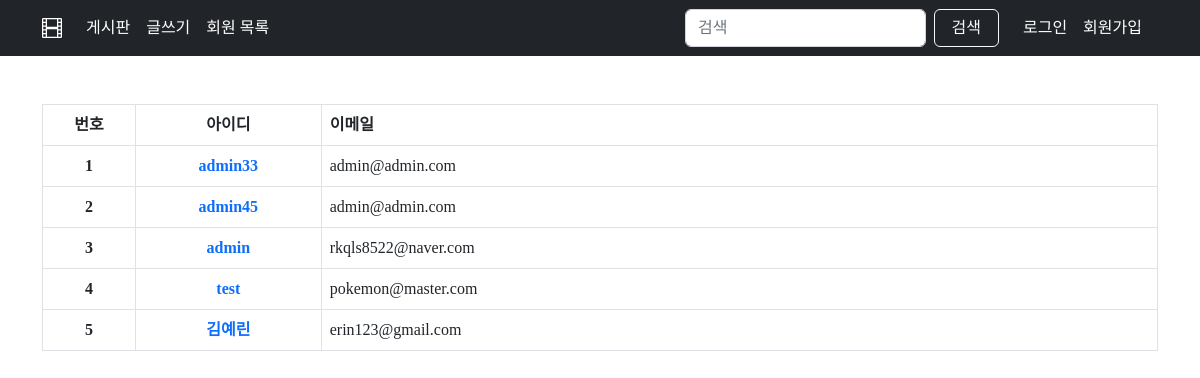
Screenshot of /accounts/ with the database file from the repository.
### apps/accounts/models.py (models this page shows, shortened)
class User(AbstractUser):
    followings = models.ManyToManyField("self", symmetrical=False, related_name="followers")

### apps/accounts/views.py (the view)
# urls.py: path("", views.user_list, name="user-list"),
def user_list(request):
    users = get_user_model().objects.order_by("-id")
    context = {
        "users": users,
    }
    return render(request, "accounts/user-list.html", context)

### apps/accounts/templates/accounts/user-list.html
{% extends 'base.html' %} {% block content %}
<div class="container mt-5">
    <table class="table table-bordered">
        <thead>
            <tr>
                <th class="col-1 text-center">번호</th>
                <th class="col-2 text-center">아이디</th>
                <th class="col-9">이메일</th>
            </tr>
        </thead>
        <tbody>
            {% for user in users %}
            <tr>
                <th class="text-center">{{ forloop.counter }}</th>
                <th class="text-center"><a href="{% url 'accounts:profile' user.pk %}">{{ user.username }}</a></th>
                <td>{{ user.email }}</td>
            </tr>
            {% endfor %}
        </tbody>
    </table>
</div>
{% endblock content %}

### static/css/style.css (style rules this page uses)
* { font-family: 'NanumSquareNeo'; }
a { text-decoration: none; }

### rows the page displays
User: username "admin33", email "admin@admin.com"
User: username "admin45", email "admin@admin.com"
User: username "admin", email "rkqls8522@naver.com"
User: username "test", email "pokemon@master.com"
User: username "김예린", email "erin123@gmail.com"
